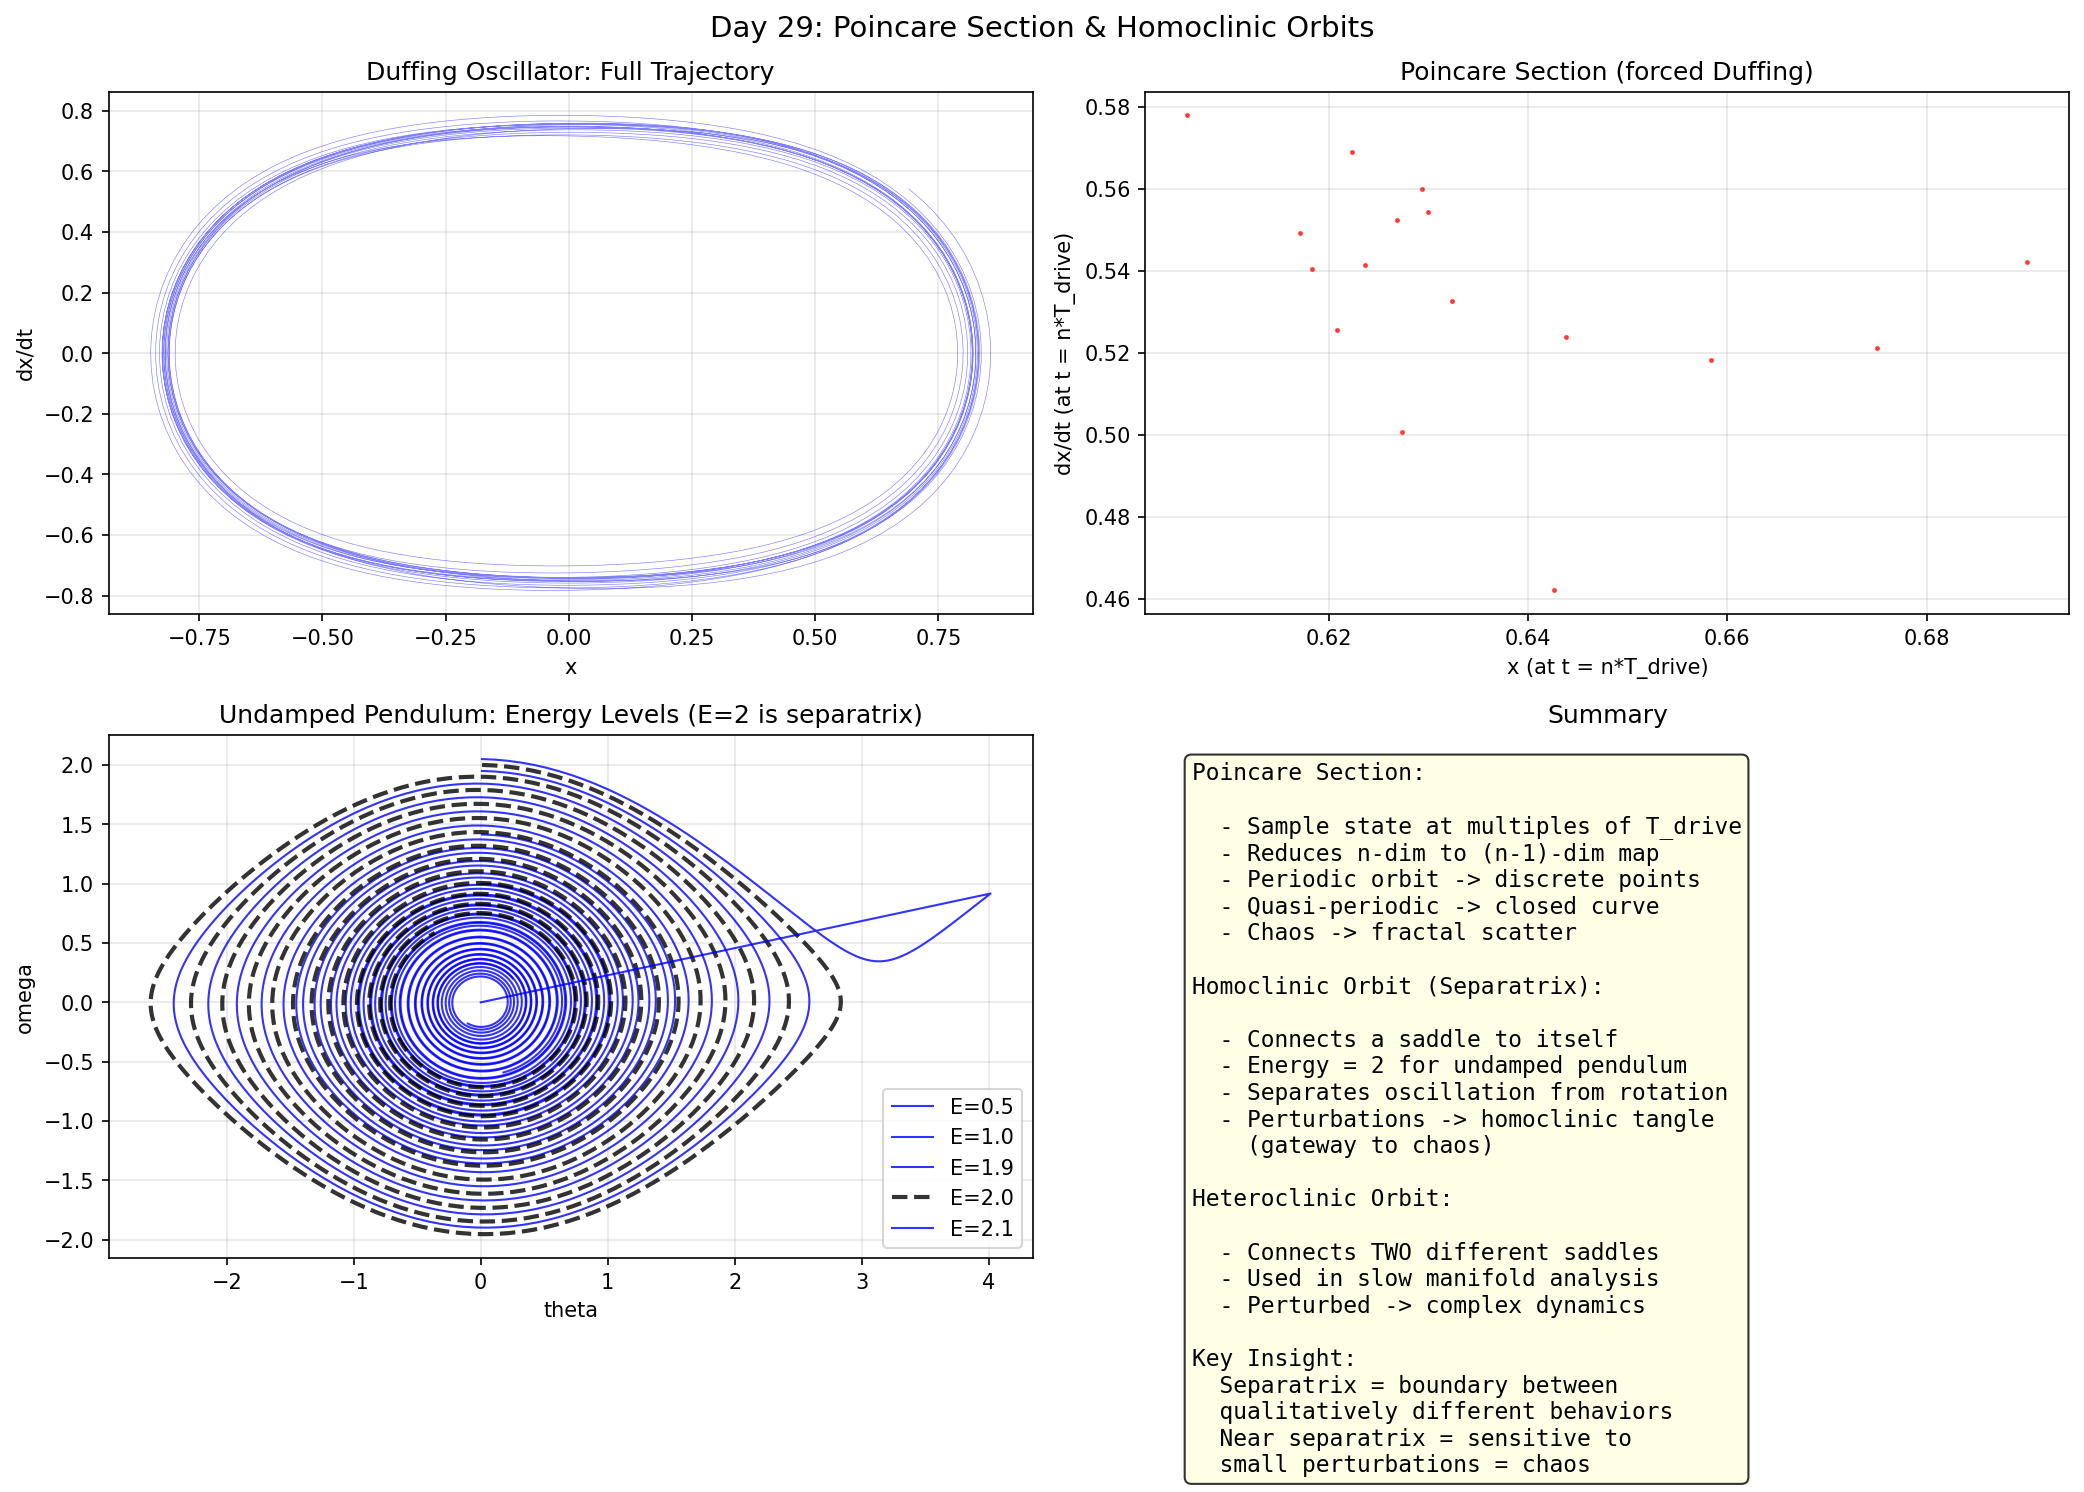

Write the Python code that produced this figure.
import numpy as np
import matplotlib
matplotlib.use('Agg')
import matplotlib.pyplot as plt

print("=" * 60)
print("Day 29: Poincare Section + Homoclinic/ Heteroclinic Orbits")
print("=" * 60)

fig, axes = plt.subplots(2, 2, figsize=(14, 10))
fig.suptitle('Day 29: Poincare Section & Homoclinic Orbits', fontsize=14)

# ===== Duffing Oscillator =====
# x_ddot + delta*x_dot + x + x^3 = gamma*cos(omega*t)
# Forced Duffing: shows chaos for certain parameters

delta = 0.05
gamma = 0.4
omega = 1.0

def duffing(x, t):
    return np.array([x[1], gamma*np.cos(omega*t) - delta*x[1] - x[0] - x[0]**3])

T = 200.0
dt = 0.01
N = int(T/dt)
t = np.linspace(0, T, N)
x = np.zeros((N, 2))
x[0] = [0.1, 0.0]

for i in range(N-1):
    k1 = duffing(x[i], t[i])
    k2 = duffing(x[i] + k1*dt/2, t[i] + dt/2)
    k3 = duffing(x[i] + k2*dt/2, t[i] + dt/2)
    k4 = duffing(x[i] + k3*dt, t[i] + dt)
    x[i+1] = x[i] + (k1 + 2*k2 + 2*k3 + k4)/6 * dt

# Discard transient
x_transient = 10000
t_trim = t[x_transient:]
x_trim = x[x_transient:]

# Poincare section: sample at driving period T_drive = 2*pi/omega
T_drive = 2*np.pi/omega
n_drive = int(T_drive/dt)
poincare_x = x_trim[::n_drive, 0]
poincare_y = x_trim[::n_drive, 1]

ax = axes[0, 0]
ax.plot(x_trim[::5, 0], x_trim[::5, 1], 'b-', lw=0.3, alpha=0.5)
ax.set_xlabel('x')
ax.set_ylabel('dx/dt')
ax.set_title('Duffing Oscillator: Full Trajectory')
ax.grid(True, alpha=0.3)

ax = axes[0, 1]
ax.plot(poincare_x, poincare_y, 'r.', ms=3, alpha=0.6)
ax.set_xlabel('x (at t = n*T_drive)')
ax.set_ylabel('dx/dt (at t = n*T_drive)')
ax.set_title('Poincare Section (forced Duffing)')
ax.grid(True, alpha=0.3)

# ===== Pendulum Homoclinic Orbit =====
# x_ddot + sin(x) = 0  (undamped pendulum)
# Homoclinic orbit at E = 2 (separatrix)

def pend_undamped(x):
    return np.array([x[1], -np.sin(x[0])])

E_vals = [0.5, 1.0, 1.9, 2.0, 2.1]
ax = axes[1, 0]
for E in E_vals:
    x_init = [0.01, np.sqrt(2*E)]
    x_orbit = np.zeros((2000, 2))
    x_orbit[0] = x_init
    for i in range(1999):
        k1 = pend_undamped(x_orbit[i])
        k2 = pend_undamped(x_orbit[i] + k1*0.05)
        k3 = pend_undamped(x_orbit[i] + k2*0.05)
        k4 = pend_undamped(x_orbit[i] + k3*0.05)
        x_orbit[i+1] = x_orbit[i] + (k1 + 2*k2 + 2*k3 + k4)/6 * 0.05
        if x_orbit[i+1, 0] > 4 or x_orbit[i+1, 0] < -4:
            break
    style = 'k--' if E == 2.0 else 'b-'
    lw = 2 if E == 2.0 else 1
    ax.plot(x_orbit[:, 0], x_orbit[:, 1], style, lw=lw, label=f'E={E}', alpha=0.8)

ax.set_xlabel('theta')
ax.set_ylabel('omega')
ax.set_title('Undamped Pendulum: Energy Levels (E=2 is separatrix)')
ax.legend()
ax.grid(True, alpha=0.3)

ax = axes[1, 1]
ax.axis('off')
ax.text(0.05, 0.95,
    "Poincare Section:\n\n"
    "  - Sample state at multiples of T_drive\n"
    "  - Reduces n-dim to (n-1)-dim map\n"
    "  - Periodic orbit -> discrete points\n"
    "  - Quasi-periodic -> closed curve\n"
    "  - Chaos -> fractal scatter\n\n"
    "Homoclinic Orbit (Separatrix):\n\n"
    "  - Connects a saddle to itself\n"
    "  - Energy = 2 for undamped pendulum\n"
    "  - Separates oscillation from rotation\n"
    "  - Perturbations -> homoclinic tangle\n"
    "    (gateway to chaos)\n\n"
    "Heteroclinic Orbit:\n\n"
    "  - Connects TWO different saddles\n"
    "  - Used in slow manifold analysis\n"
    "  - Perturbed -> complex dynamics\n\n"
    "Key Insight:\n"
    "  Separatrix = boundary between\n"
    "  qualitatively different behaviors\n"
    "  Near separatrix = sensitive to\n"
    "  small perturbations = chaos",
    transform=ax.transAxes, va='top', fontsize=11,
    fontfamily='monospace', bbox=dict(boxstyle='round', facecolor='lightyellow', alpha=0.8))
ax.set_title('Summary')

plt.tight_layout()
plt.savefig('C:/Users/WUccc/.openclaw/workspace/notes/工程控制论/code/day29_poincare.png', dpi=150, bbox_inches='tight')
print("Figure saved!")
